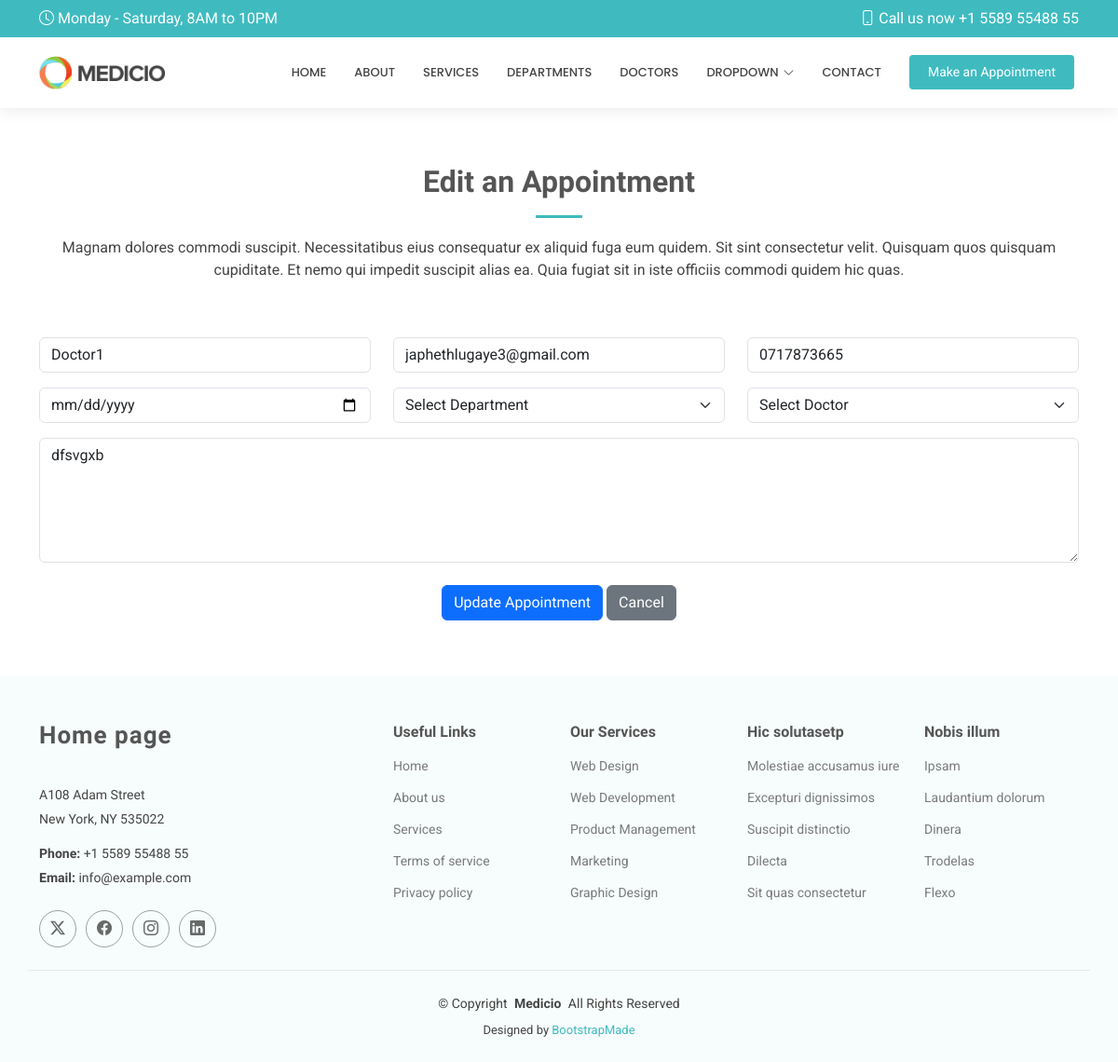
Before: /edit/1 with the older database file.
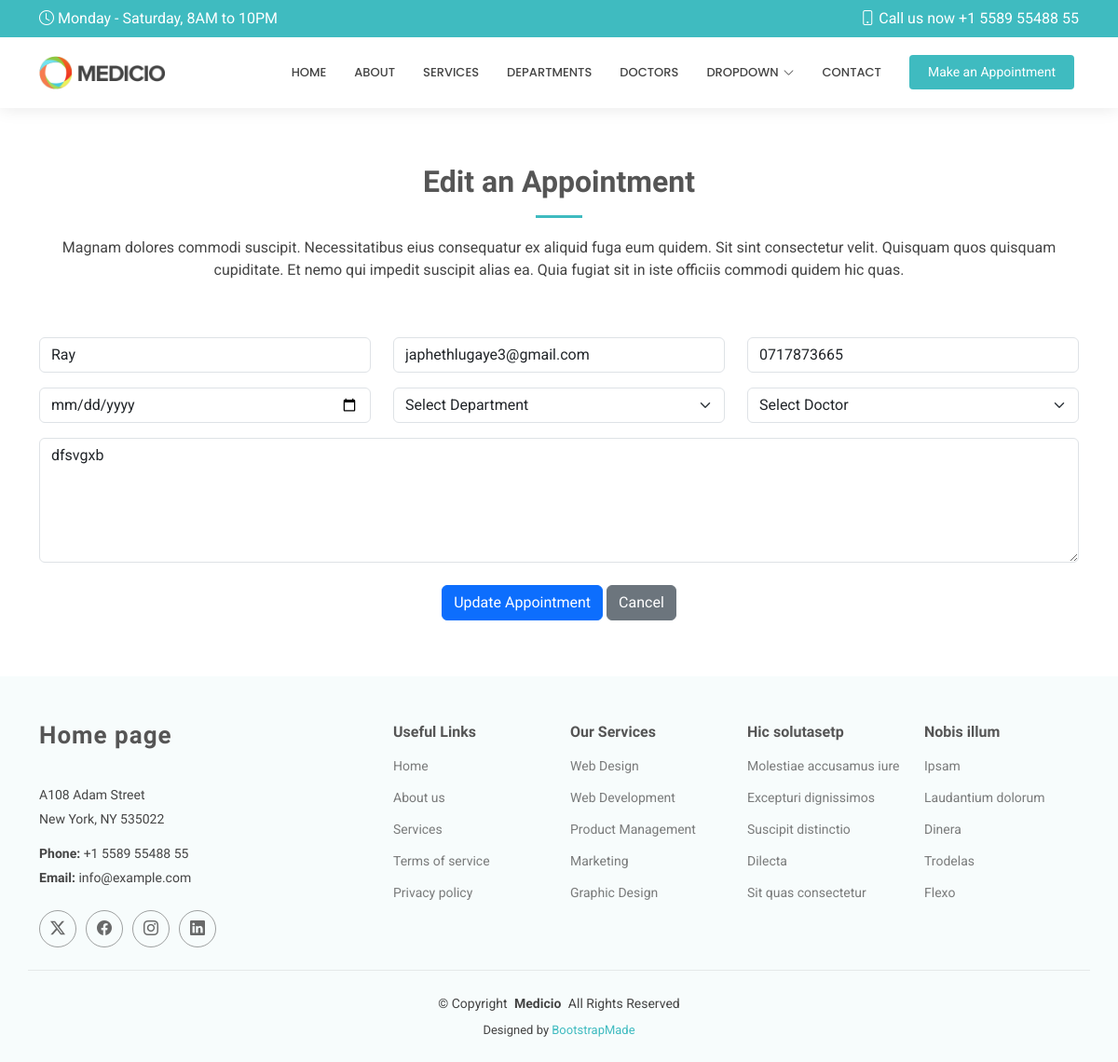
After: the same page with the newer database file.
### HospitalApp/models.py (models this page shows, shortened)
class appointment(models.Model):
    name = models.CharField(max_length=150)
    email = models.EmailField()
    phone = models.CharField(max_length=150)
    date = models.DateTimeField()
    department = models.CharField(max_length=150)
    doctor = models.CharField(max_length=150)
    message = models.TextField()

### HospitalApp/views.py (the view)
# urls.py: path('edit/<int:id>', views.edit, name='edit'),
def edit(request,id):
    appointment1 = get_object_or_404(appointment,id=id)
    if request.method == 'POST':
        appointment1.name = request.POST.get('name')
        appointment1.email = request.POST.get('email')
        appointment1.phone = request.POST.get('phone')
        appointment1.date = request.POST.get('date')
        appointment1.department = request.POST.get('department')
        appointment1.doctor = request.POST.get('doctor')
        appointment1.message = request.POST.get('message')
        appointment1.save()
        return redirect('/show')
    else:
     return render(request,'edit.html',{'appointment1': appointment1})

### Templates/edit.html (shortened to what this page needs)
{% extends 'starter-page.html' %}
{% load static %}
{% block content %}
    <section id="appointment" class="appointment section-bg">
      <div class="container" data-aos="fade-up">
        <div class="section-title">
          <h2>Edit an Appointment</h2>
          <p>Magnam dolores commodi suscipit. Necessitatibus eius consequatur ex aliquid fuga eum quidem. Sit sint consectetur velit. Quisquam quos quisquam cupiditate. Et nemo qui impedit suscipit alias ea. Quia fugiat sit in iste officiis commodi quidem hic quas.</p>
        </div>
        <form method="post" role="form">
          <div class="row">
            <div class="col-md-4 form-group">
              <input type="text" name="name" class="form-control" id="name" value="{{ appointment1.name }}" placeholder="Your Name" required>
            </div>
            <div class="col-md-4 form-group mt-3 mt-md-0">
              <input type="email" class="form-control" name="email" id="email" value="{{ appointment1.email }}" placeholder="Your Email" required>
            </div>
            <div class="col-md-4 form-group mt-3 mt-md-0">
              <input type="tel" class="form-control" name="phone" id="phone" value="{{ appointment1.phone }}" placeholder="Your Phone" required>
            </div>
          </div>
          <div class="row">
            <div class="col-md-4 form-group mt-3">
              <input type="date" name="date" class="form-control datepicker" id="date" value="{{ appointment1.date }}" placeholder="Appointment Date" required>
            </div>
            <div class="col-md-4 form-group mt-3">
              <select name="department" id="department" class="form-select">
                <option value="">Select Department</option>
              </select>
            </div>
            <div class="col-md-4 form-group mt-3">
              <select name="doctor" id="doctor" class="form-select">
                <option value="">Select Doctor</option>
              </select>
            </div>
          </div>
          <div class="form-group mt-3">
            <textarea class="form-control" name="message" rows="5" placeholder="Message (Optional)">{{ appointment1.message }}</textarea>
          </div>
          <div class="text-center mt-4">
            <button type="submit" class="btn btn-primary">Update Appointment</button>
            <a href="{% url 'show' %}" class="btn btn-secondary">Cancel</a>
        </div>
        </form>
      </div>
    </section>
{% endblock %}

Changed rows visible on the page:
changed appointment "japhethlugaye3@gmail.com": name "Doctor1" → "Ray"
